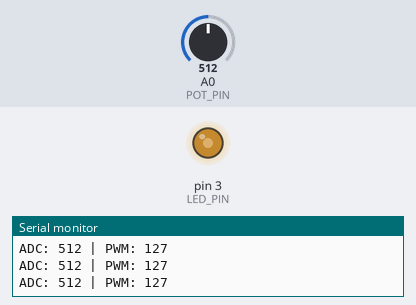
This sketch was run on a simulated Arduino Uno, built with avr-gcc and run on an emulated ATmega328P. Shown: output pins drawn as LEDs (lit = HIGH), the last lines printed to the serial monitor. The test bench sets the inputs (shaded band); at power-on: A0 (POT_PIN) = 512.

Above: at 1.2 s.
1.3 s: A0 (POT_PIN) set to 413
At 2.5 s:
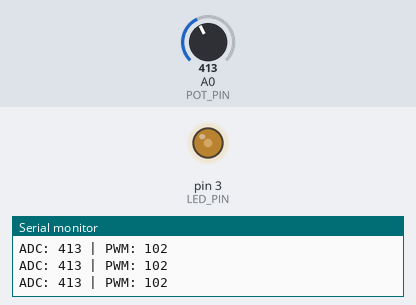
2.8 s: A0 (POT_PIN) set to 389
At 4.2 s:
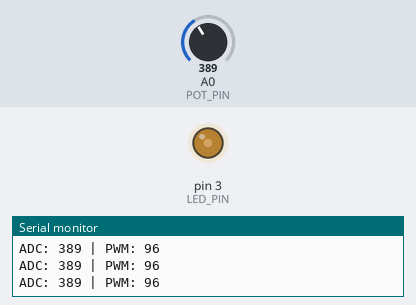
5.8 s: A0 (POT_PIN) set to 122
At 7.0 s:
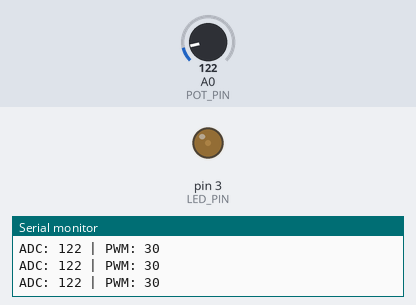
7.3 s: A0 (POT_PIN) set to 106
At 8.1 s:
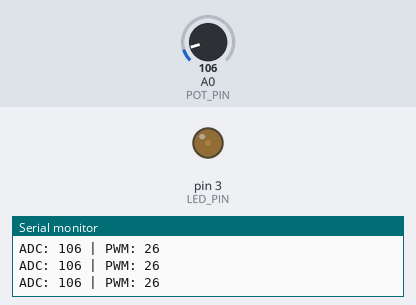
10.3 s: A0 (POT_PIN) set to 93
At 11.4 s:
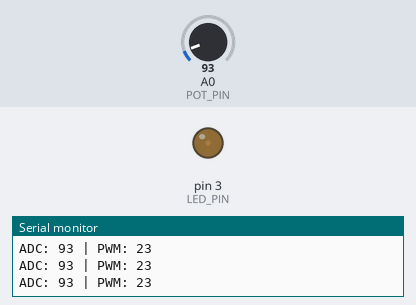
11.8 s: A0 (POT_PIN) set to 716
At 12.7 s:
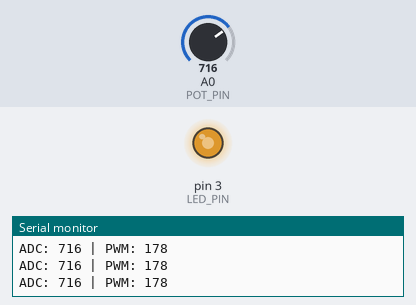
Timing chart, 0 to 14.3 s (numbered marks = the images above; inputs shaded):
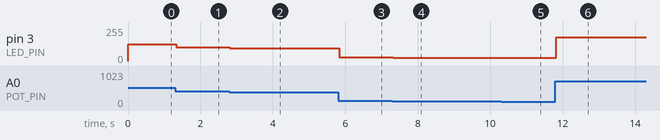

The sketch:

Lab2_Task1.ino
```cpp
const uint8_t POT_PIN = A0;
const uint8_t LED_PIN = 3;

void setup() {
  pinMode(LED_PIN, OUTPUT);
  Serial.begin(9600);
}

void loop() {
  int adc = analogRead(POT_PIN);
  int pwm = map(adc, 0, 1023, 0, 255);

  Serial.print("ADC: ");
  Serial.print(adc);
  Serial.print(" | PWM: ");
  Serial.println(pwm);

  analogWrite(LED_PIN, pwm);
  delay(10);
}
```

Measured:
- after the input at 1.3 s, pin 3 (LED_PIN): 127/255 → 102/255 at once
- after the input at 2.8 s, pin 3 (LED_PIN): 102/255 → 96/255 at once
- after the input at 5.8 s, pin 3 (LED_PIN): 96/255 → 30/255 at once
- after the input at 7.3 s, pin 3 (LED_PIN): 30/255 → 26/255 at once
- after the input at 10.3 s, pin 3 (LED_PIN): 26/255 → 23/255 at once
- after the input at 11.8 s, pin 3 (LED_PIN): 23/255 → 178/255 at once
